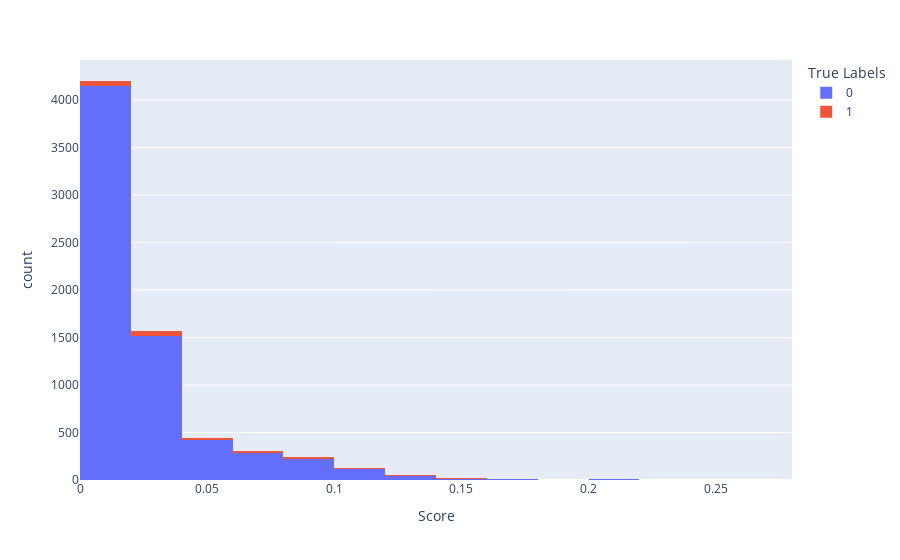

Source (notebook cell):
### Code cell
# The histogram of scores compared to true labels
fpr, tpr, thresholds = roc_curve(ytest,  y_pred_proba)
fig_hist = px.histogram(
    x=y_pred_proba, color=ytest, nbins=20,
    labels=dict(color='True Labels', x='Score')
)
fig.update_layout(barmode='overlay')

fig.update_traces(opacity=0.75)

fig_hist.show()

### Figure 1 — Plotly figure (JSON) as saved in the notebook; plotly's stock layout.template omitted (floating-point values rounded to 4 significant figures; data arrays with more than 128 entries replaced by an {"elided": "..."} marker saying what was removed)
{"data": [{"alignmentgroup": "True", "bingroup": "x", "hovertemplate": "True Labels=0<br>Score=%{x}<br>count=%{y}<extra></extra>", "legendgroup": "0", "marker": {"color": "#636efa", "pattern": {"shape": ""}}, "name": "0", "nbinsx": 20, "offsetgroup": "0", "orientation": "v", "showlegend": true, "type": "histogram", "x": {"elided": "6787 float values"}, "xaxis": "x", "yaxis": "y"}, {"alignmentgroup": "True", "bingroup": "x", "hovertemplate": "True Labels=1<br>Score=%{x}<br>count=%{y}<extra></extra>", "legendgroup": "1", "marker": {"color": "#EF553B", "pattern": {"shape": ""}}, "name": "1", "nbinsx": 20, "offsetgroup": "1", "orientation": "v", "showlegend": true, "type": "histogram", "x": {"elided": "191 float values"}, "xaxis": "x", "yaxis": "y"}], "layout": {"barmode": "relative", "legend": {"title": {"text": "True Labels"}, "tracegroupgap": 0}, "margin": {"t": 60}, "xaxis": {"anchor": "y", "domain": [0, 1], "title": {"text": "Score"}}, "yaxis": {"anchor": "x", "domain": [0, 1], "title": {"text": "count"}}}}
